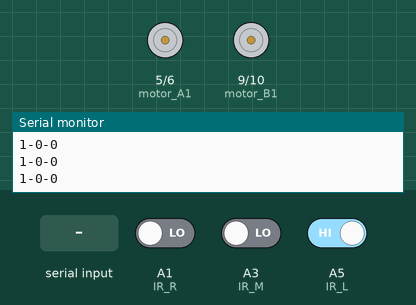
The sketch below on a simulated Arduino Uno, built with avr-gcc and run on an emulated ATmega328P. On the bench: motor-driver pin pairs drawn as motors (green arrow = first pin HIGH = forward, orange = second pin HIGH = backward, longer = more drive), the last lines printed to the serial monitor. The inputs (shaded band) are chosen by the test bench; at power-on: A3 (IR_M) LOW, A5 (IR_L) HIGH, A1 (IR_R) LOW.

Above: at 1.2 s.
1.3 s: "2" received over Serial
At 2.0 s:
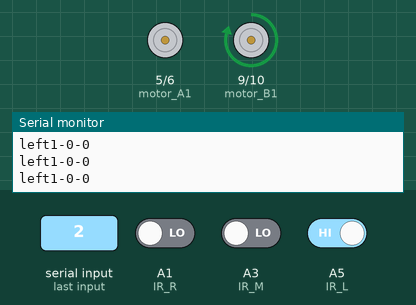
2.8 s: A3 (IR_M) driven HIGH
At 3.7 s:
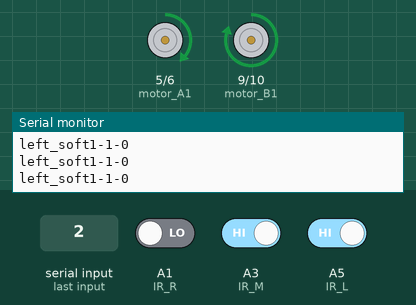
4.3 s: A5 (IR_L) driven LOW
At 4.7 s:
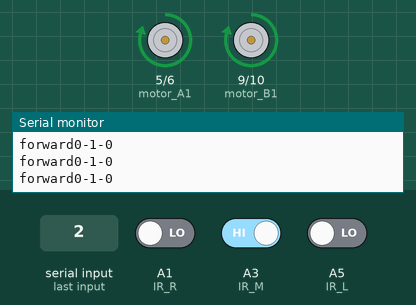
5.8 s: A1 (IR_R) driven HIGH
At 7.0 s:
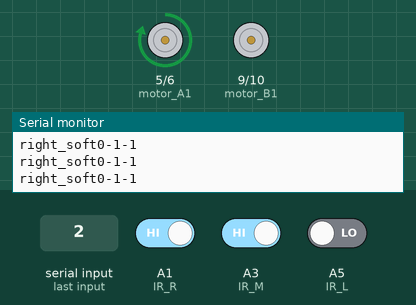
7.3 s: A5 (IR_L) driven HIGH
At 8.1 s:
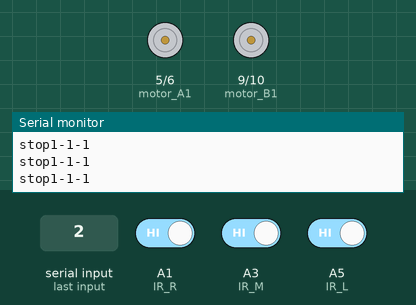
9.2 s: A1 (IR_R) driven LOW
At 9.7 s:
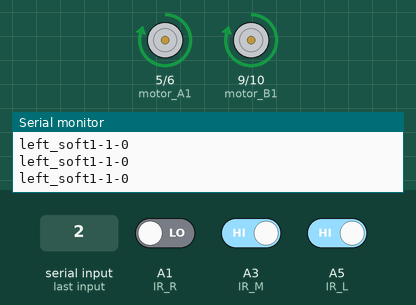
Timing chart, 0 to 11.7 s (numbered marks = the images above; inputs shaded):
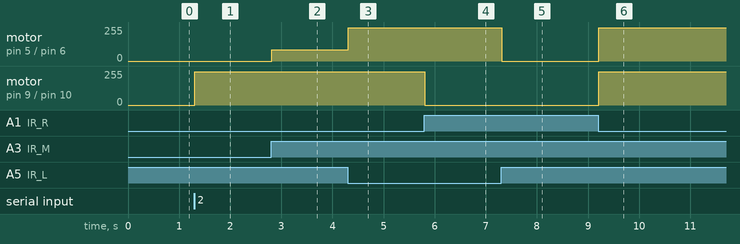

Measured:
- after the input at 1.3 s, motor on pin 9 (motor_B1) / pin 10 (motor_B2): stopped → forward 250/255 at once
- after the input at 2.8 s, motor on pin 5 (motor_A1) / pin 6 (motor_A2): stopped → forward 83/255 at once
- after the input at 4.3 s, motor on pin 5 (motor_A1) / pin 6 (motor_A2): forward 83/255 → forward 250/255 at once
- after the input at 5.8 s, motor on pin 9 (motor_B1) / pin 10 (motor_B2): forward 250/255 → stopped at once
- after the input at 7.3 s, motor on pin 5 (motor_A1) / pin 6 (motor_A2): forward 250/255 → stopped at once
- after the input at 9.2 s, motor on pin 5 (motor_A1) / pin 6 (motor_A2), motor on pin 9 (motor_B1) / pin 10 (motor_B2): stopped → forward 250/255 at once

The sketch:

auto_car.ino
```cpp
const int motor_A1 = 5;
const int motor_A2 = 6;
const int motor_B1 = 9;
const int motor_B2 = 10;
const int IR_R = A1;
const int IR_M = A3;
const int IR_L = A5;
int IR_L_data;
int IR_M_data;
int IR_R_data;
int speed = 250;
int slow_speed = 250 / 3;
char ch;
int cnt;
int i;

void setup() {
  pinMode(motor_A1, OUTPUT);
  pinMode(motor_A2, OUTPUT);
  pinMode(motor_B1, OUTPUT);
  pinMode(motor_B2, OUTPUT);
  pinMode(IR_L, INPUT);
  pinMode(IR_M, INPUT);
  pinMode(IR_R, INPUT);
  Serial.begin(9600);
  Serial.println("Start");
}


void loop() {
  //IR 센서 값을 읽어 출력해주는 코드
  IR_L_data = digitalRead(IR_L);
  IR_M_data = digitalRead(IR_M);
  IR_R_data = digitalRead(IR_R);
  Serial.print(IR_L_data);
  Serial.print("-");
  Serial.print(IR_M_data);
  Serial.print("-");
  Serial.println(IR_R_data);

  // 객체 탐지 결과 시리얼 통신으로 받기
  cnt = Serial.available();
  if (cnt) {
    for (i = 0; i < cnt; i++) {
      ch = Serial.read();
    }
  }

  // STOP
  if (ch == '0') {
    stop();
  }
  // PERSON
  else if (ch == '1') {
    stop();
  }
  // NONE
  else if (ch == '2') {
    if (IR_L_data == 0 and IR_M_data == 1 and IR_R_data == 0) {
      forward();
      Serial.print("forward");
    }
    else if (IR_L_data == 1 and IR_M_data == 1 and IR_R_data == 0) {
      left_soft();
      Serial.print("left_soft");
    }
    else if (IR_L_data == 1 and IR_M_data == 0 and IR_R_data == 0) {
      left();
      Serial.print("left");
    }
    else if (IR_L_data == 0 and IR_M_data == 1 and IR_R_data == 1) {
      right();
      Serial.print("right_soft");
    }
    else if (IR_L_data == 0 and IR_M_data == 0 and IR_R_data == 1) {
      right();
      Serial.print("right");
    }
    else if (IR_L_data == 1 and IR_M_data == 1 and IR_R_data == 1) {
      stop();
      Serial.print("stop");
    }
  }
}

void forward() {
  //전진
  motor_con(speed, speed);
}
void left_soft() {
  //왼쪽
  motor_con(slow_speed, speed);
}
void left() {
  //왼쪽
  motor_con(0, speed);
}
void right() {
  //오른쪽
  motor_con(speed, 0);
}
void right_soft() {
  //오른쪽
  motor_con(speed, slow_speed);
}
void backward() {
  //후진
  motor_con(-speed, -speed);
}
void stop() {
  //정지
  motor_con(0, 0);
}

void motor_con(int pwmA, int pwmB) {
  // MOTOR A direction
  if (pwmA > 0) {
    analogWrite(motor_A1, abs(pwmA));
    analogWrite(motor_A2, LOW);
  } else if (pwmA < 0) {
    analogWrite(motor_A1, LOW);
    analogWrite(motor_A2, abs(pwmA));
  } else {
    digitalWrite(motor_A1, LOW);
    digitalWrite(motor_A2, LOW);
  }
  // MOTOR B direction
  if (pwmB > 0) {
    analogWrite(motor_B1, abs(pwmB));
    analogWrite(motor_B2, LOW);
  } else if (pwmB < 0) {
    analogWrite(motor_B1, LOW);
    analogWrite(motor_B2, abs(pwmB));
  } else {
    digitalWrite(motor_B1, LOW);
    digitalWrite(motor_B2, LOW);
  }
}
```
